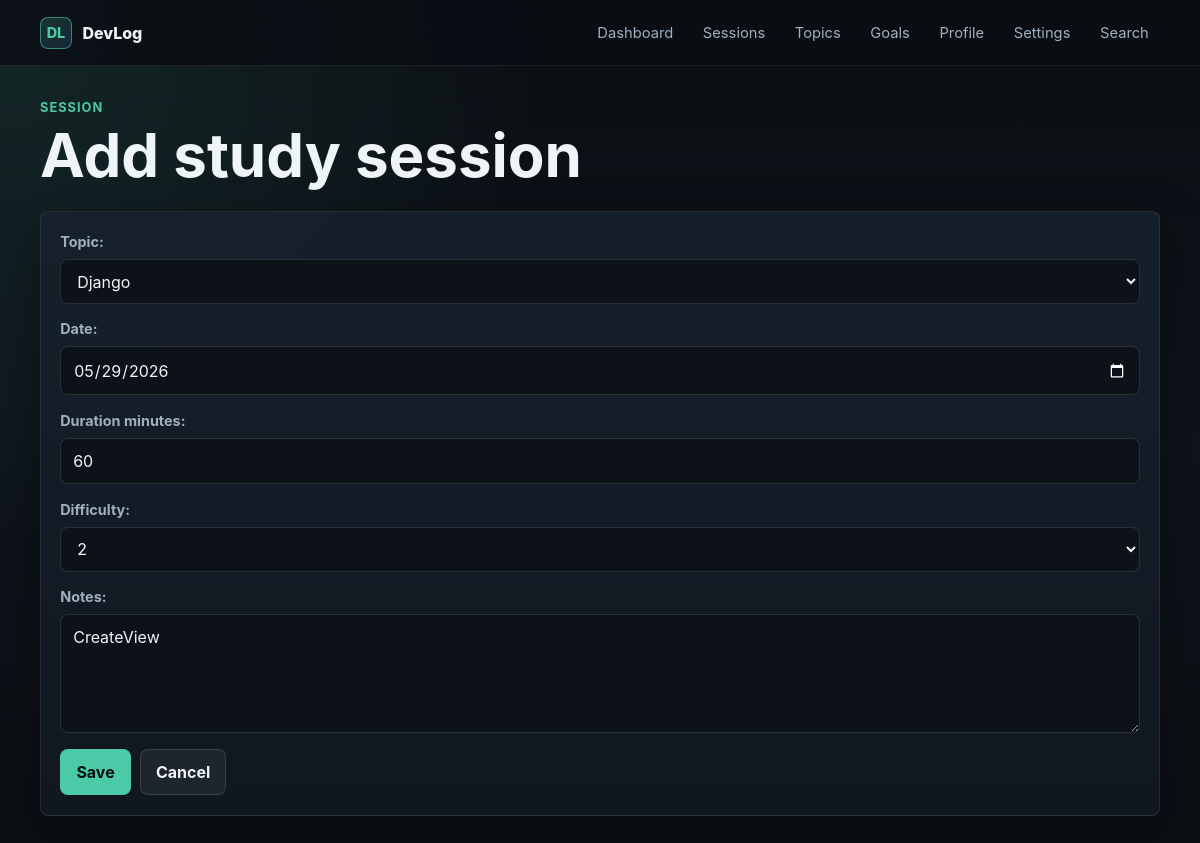
The app's page /sessions/4/edit/ (signed in) with its own data.
### logs/models.py (models this page shows, shortened)
class LogSession(models.Model):
    user = models.ForeignKey(User, on_delete=models.CASCADE)
    topic = models.ForeignKey(Topic, on_delete=models.CASCADE)
    date = models.DateField()
    duration_minutes = models.PositiveIntegerField()
    notes = models.TextField(blank=True)
    difficulty = models.IntegerField(choices=[(i, i) for i in range(1, 6)])

### logs/views.py (the view)
# urls.py: path('sessions/<int:pk>/edit/', LogSessionUpdateView.as_view(), name='session_edit'),
class LogSessionUpdateView(LoginRequiredMixin, UpdateView):
    model = LogSession
    form_class = LogSessionForm
    template_name = 'logs/session_form.html'
    success_url = reverse_lazy('session_list')
    def get_queryset(self):
        return LogSession.objects.filter(user=self.request.user)
    def get_form(self, form_class=None):
        form = super().get_form(form_class)
        form.fields['topic'].queryset = Topic.objects.filter(user=self.request.user)
        return form

### logs/forms.py
class LogSessionForm(forms.ModelForm):
    class Meta:
        model = LogSession
        fields = ('topic', 'date', 'duration_minutes', 'difficulty', 'notes')
        widgets = {
            'date': forms.DateInput(attrs={'type': 'date'}),
            'notes': forms.Textarea(attrs={'rows': 4}),
        }

### logs/models.py (called while the page is built)
    def __str__(self):
        return self.name

### templates/logs/session_form.html (shortened to what this page needs)
{% extends 'base.html' %}
{% block content %}
<section class="page-head">
    <div>
        <p class="eyebrow">Session</p>
        <h1>Add study session</h1>
    </div>
</section>
<section class="form-panel">
    <form method="post">
        {{ form.as_p }}
        <div class="actions">
            <button type="submit">Save</button>
            <a class="button secondary" href="{% url 'session_list' %}">Cancel</a>
        </div>
    </form>
</section>
{% endblock %}

### static/css/style.css (style rules this page uses)
:root { color-scheme: dark; --bg: #0b0f14; --surface: #111821; --surface-2: #16212d; --line: #263342; --text: #eef4f8; --muted: #9fb0bf; --accent: #4cc9a6; --accent-2: #58a6ff; --danger: #ff6b6b; --warning: #ffd166; --shadow: 0 18px 50px rgba(0, 0, 0, .35); }
* { box-sizing: border-box; }
body { margin: 0; min-height: 100vh; background: radial-gradient(circle at top left, rgba(76, 201, 166, .13), transparent 34rem), linear-gradient(180deg, #0b0f14 0%, #0e141b 52%, #0b0f14 100%); color: var(--text); font-family: Inter, ui-sans-serif, system-ui, -apple-system, BlinkMacSystemFont, "Segoe UI", sans-serif; line-height: 1.5; }
a { color: inherit; text-decoration: none; }
.page-head { display: flex; align-items: flex-end; justify-content: space-between; gap: 1rem; margin-bottom: 1.25rem; }
h1, h2, h3, h4, p { margin-top: 0; }
h1 { margin-bottom: .35rem; font-size: clamp(2rem, 5vw, 4rem); line-height: 1; letter-spacing: 0; }
.eyebrow { margin-bottom: .5rem; color: var(--accent); font-size: .8rem; font-weight: 700; text-transform: uppercase; letter-spacing: .08em; }
.panel, .item-card, .form-panel, .stat-card { border: 1px solid rgba(255, 255, 255, .08); border-radius: 8px; background: linear-gradient(180deg, rgba(22, 33, 45, .92), rgba(17, 24, 33, .92)); box-shadow: var(--shadow); }
.panel, .form-panel { padding: 1.2rem; }
.actions { display: flex; flex-wrap: wrap; gap: .55rem; margin-top: 1rem; }
.button, button { display: inline-flex; align-items: center; justify-content: center; min-height: 2.45rem; padding: .65rem .95rem; border: 1px solid transparent; border-radius: 8px; background: var(--accent); color: #06110e; font: inherit; font-weight: 750; cursor: pointer; }
.button.secondary { border-color: rgba(255, 255, 255, .12); background: rgba(255, 255, 255, .06); color: var(--text); }
form p { display: grid; gap: .4rem; margin-bottom: .9rem; }
label { color: var(--muted); font-size: .9rem; font-weight: 650; }
input, select, textarea { width: 100%; min-height: 2.55rem; border: 1px solid rgba(255, 255, 255, .12); border-radius: 8px; background: #0c1218; color: var(--text); font: inherit; padding: .65rem .75rem; }
textarea { resize: vertical; }

### records on screen
LogSession: topic "Django", date "05/29/2026", duration_minutes "60", difficulty "2", notes "CreateView"
